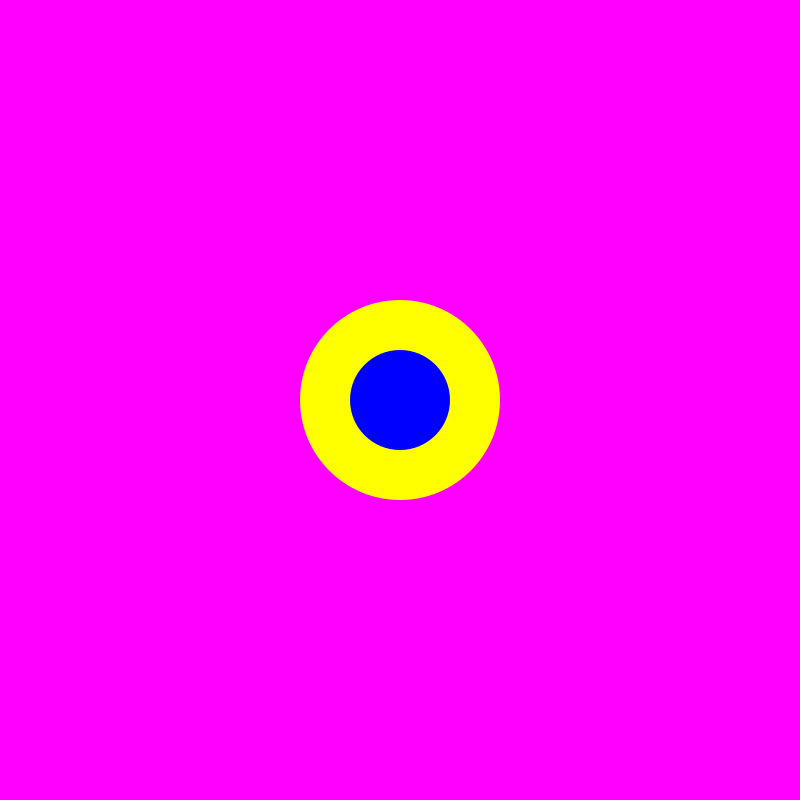
Frame 1 (no input)
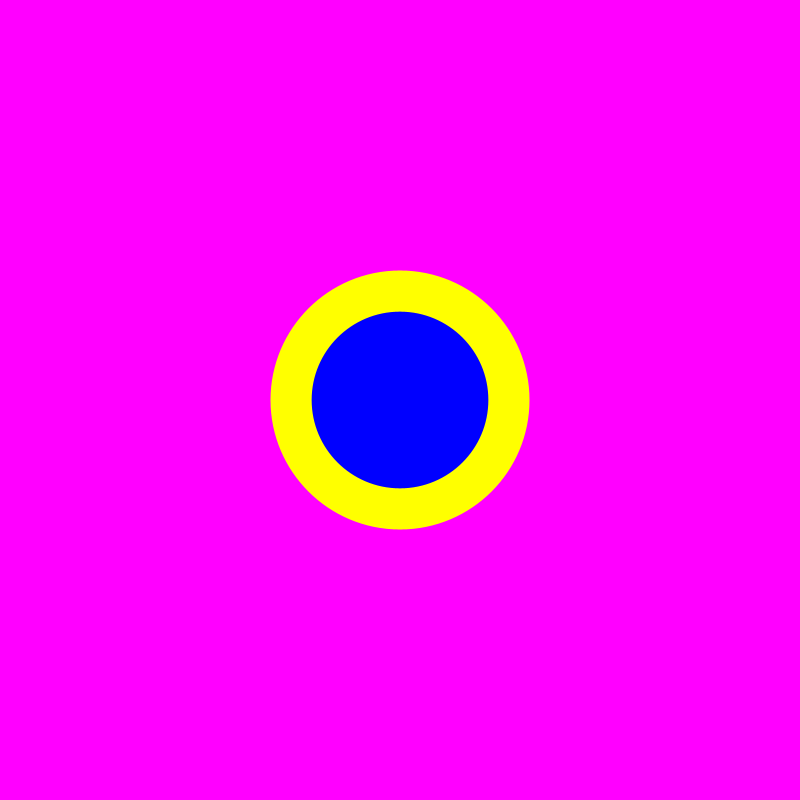
Frame 60 (the mouse pressed at the canvas centre just before this capture)
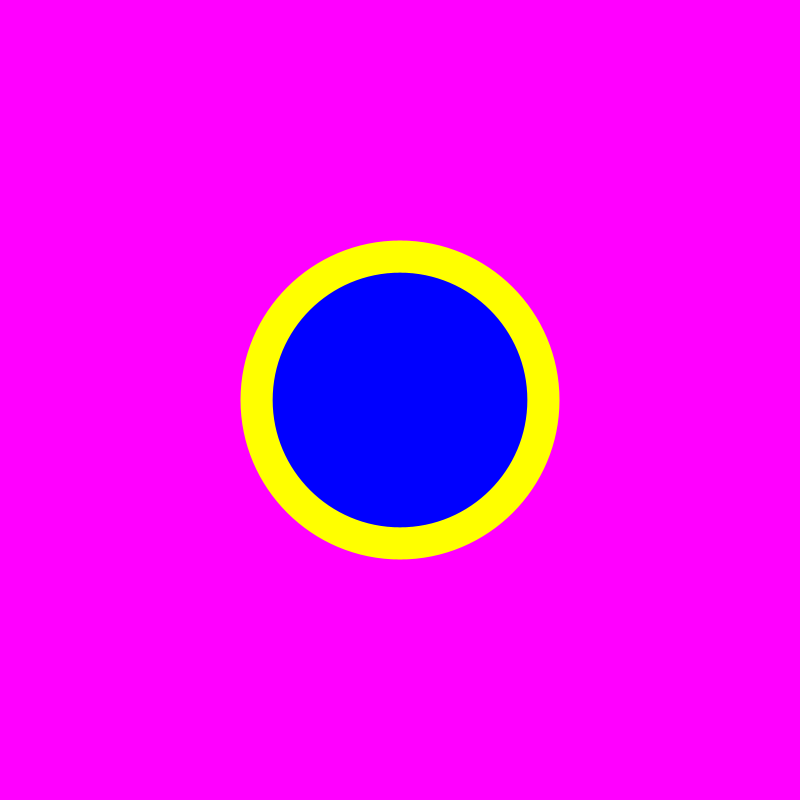
Frame 120 (the mouse held since frame 60 and released just before this capture)

The Processing sketch that drew these frames (run headless with seeded random() and noise(); from frame 60 on, the mouse is pressed at the canvas centre):

// Processing sketch: sketch_210730b
// ── sketch_210730b.pde
//Hypnotic eclipse

//Circle size
float circle1 = 200;
float circle2 = 100;
//X,Y
float x1 = 400;
float x2 = 400;
float y1 = 400;
float y2 = 400;
//RGB
float backgroundR = 255;
float backgroundB = 255;
float R1 = 0;
float G1 = 0;
float B1 = 255;


void setup() {
  size(800, 800);
}

void draw() {
  background (backgroundR, 0, backgroundB);
  noStroke();
  fill(255, 255, 0);
  //circle is yellow
  circle(x1, y1, circle1);
  fill(R1, G1, B1);
  //cirlce is cyan
  circle(x2, y2, circle2);
  
  circle1 = circle1+1;
  circle2 = circle2+1.3;
  
  if(circle1<circle2) {
    backgroundR = backgroundR - 1;
    backgroundB = backgroundB - 1;
    R1 = R1 + 1;
    G1 = G1 + 1;
    B1 = B1 - 1;
  } 
    
}
